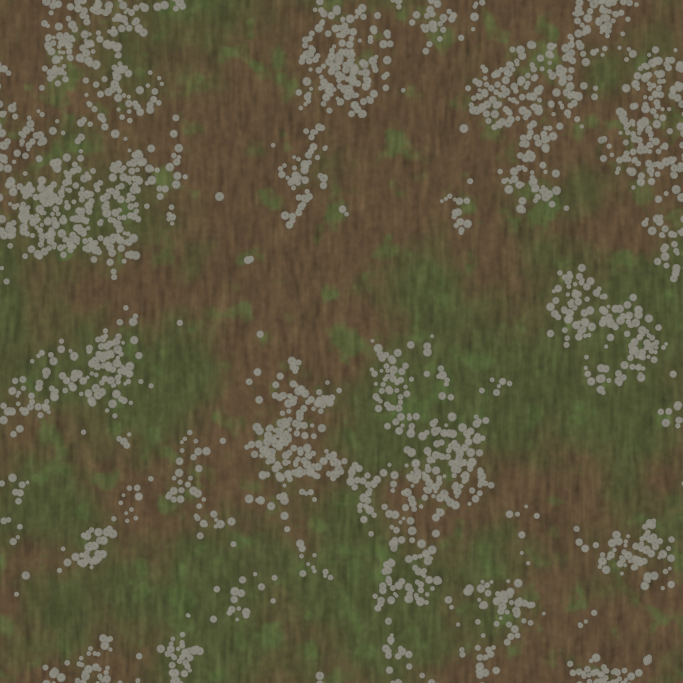
#> input picture sim/assets/generated/marine_growth/diff.jpg, 2048 x 2048 px, found by its file name (shown at 1/3 size)
$ python texture_sheet.py
#> lines starting #> are read from the running program, lines starting #| are printed output that depends on the picture
from __future__ import annotations

from pathlib import Path

from PIL import Image, ImageDraw, ImageFont

SIM_DIR = Path(__file__).resolve().parents[1]
TEXTURES = SIM_DIR / "assets" / "third_party" / "textures"
GENERATED = SIM_DIR / "assets" / "generated"
OUT = SIM_DIR / "output" / "texture_sheet.png"

TILE = 300
LABEL = 62
GAP = 14
COLUMNS = 4
USED_BY = {
    "metal_plate": "Full rig: floor relief",
    "box_profile_metal_sheet": "Not used yet",
    "rusty_metal_grid": "Not used yet",
    "worn_corrugated_iron": "Full rig: building walls",
    "concrete_floor_damaged_01": "Full rig: leg relief",
    "metal_grate_rusty": "Deck scene",
    "rusty_metal_02": "Deck scene",
    "rusty_painted_metal": "Deck scene",
    "green_metal_rust": "Deck scene",
    "blue_metal_plate": "Deck scene",
    "rust_coarse_01": "Deck scene",
}

entries = [(folder.name, folder / "diff.jpg", USED_BY.get(folder.name, "Not used yet")) for folder in sorted(TEXTURES.iterdir())]
entries.append(("sea_normal", GENERATED / "sea_normal.png", "Full rig: sea ripples"))
entries.append(("gauge_dial", GENERATED / "gauge_dial.png", "Full rig: gauges"))

rows = (len(entries) + COLUMNS - 1) // COLUMNS
sheet = Image.new(
    "RGB",
    (COLUMNS * (TILE + GAP) + GAP, rows * (TILE + LABEL + GAP) + GAP),
    (24, 26, 29),
)
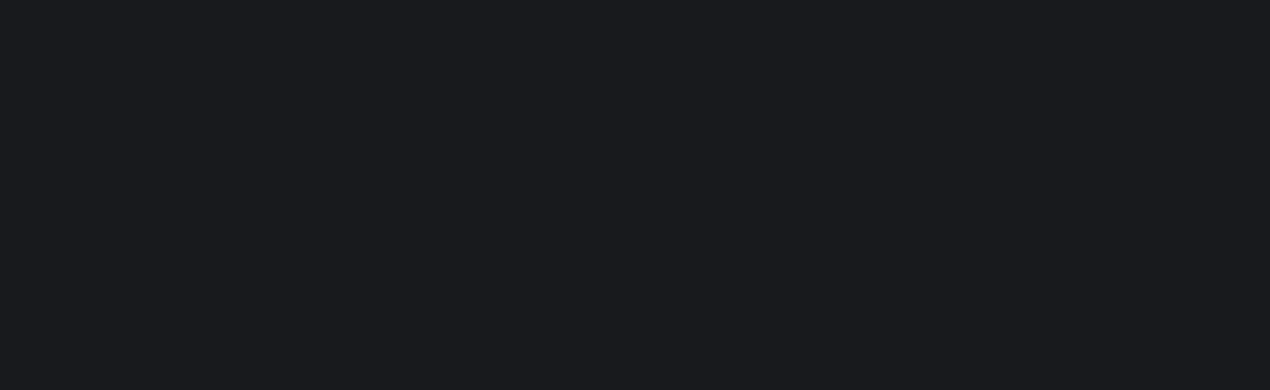
#> sheet: PIL image 1270x390 RGB; mean R, G, B 24, 26, 29
draw = ImageDraw.Draw(sheet)
try:
    title = ImageFont.truetype("arialbd.ttf", 18)
    detail = ImageFont.truetype("arial.ttf", 15)
except OSError:
    title = detail = ImageFont.load_default()

for index, (name, path, used) in enumerate(entries):
    x = GAP + (index % COLUMNS) * (TILE + GAP)
    y = GAP + (index // COLUMNS) * (TILE + LABEL + GAP)
    sheet.paste(Image.open(path).convert("RGB").resize((TILE, TILE)), (x, y))
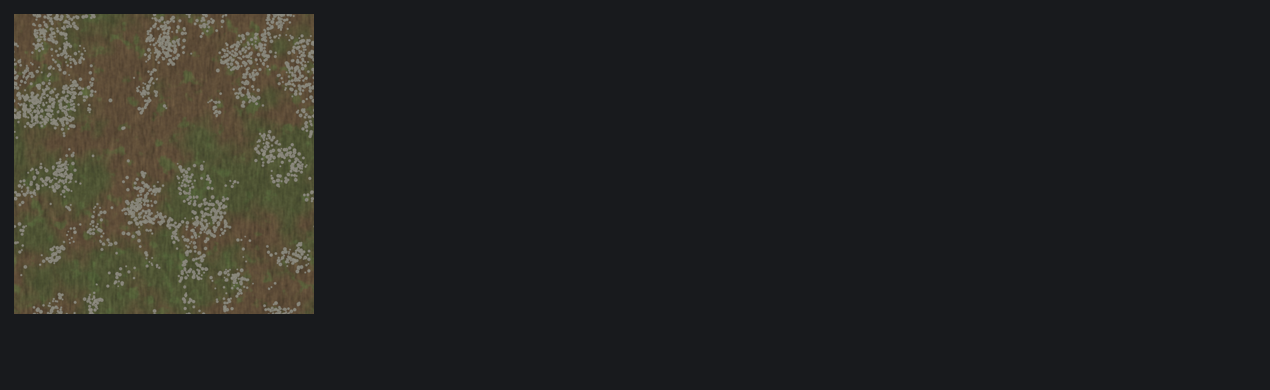
#> sheet: PIL image 1270x390 RGB; mean R, G, B 36.6, 37.2, 35.3
    draw.text((x, y + TILE + 8), name, fill=(240, 240, 240), font=title)
    draw.text((x, y + TILE + 33), used, fill=(170, 176, 182), font=detail)
#> pass 2 of the loop `for index, (name, path, used) in enumerate(entries):`:
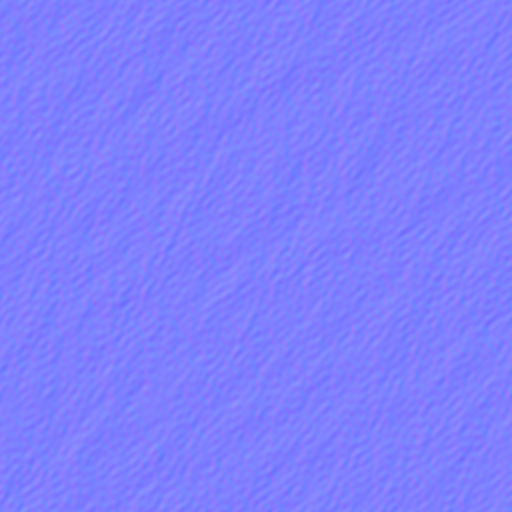
#> input picture sim/assets/generated/sea_normal.png, 1024 x 1024 px (shown at 1/2 size)
#> `sheet.paste(Image.open(path).convert("RGB").resize((TILE, TILE)), (x, ..`:
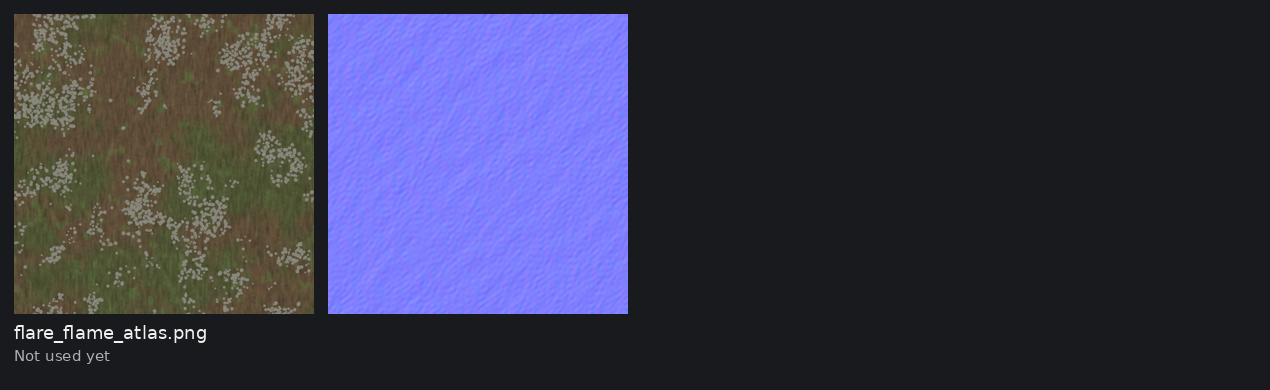
#> sheet: PIL image 1270x390 RGB; mean R, G, B 55.8, 56, 76.6
#> pass 3 of the loop `for index, (name, path, used) in enumerate(entries):`:
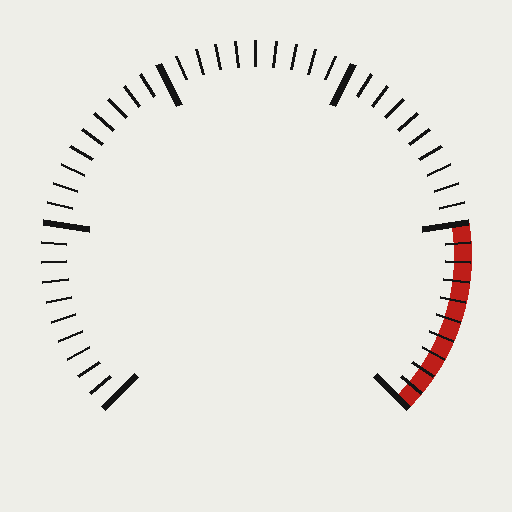
#> input picture sim/assets/generated/gauge_dial.png, 512 x 512 px
#> `sheet.paste(Image.open(path).convert("RGB").resize((TILE, TILE)), (x, ..`:
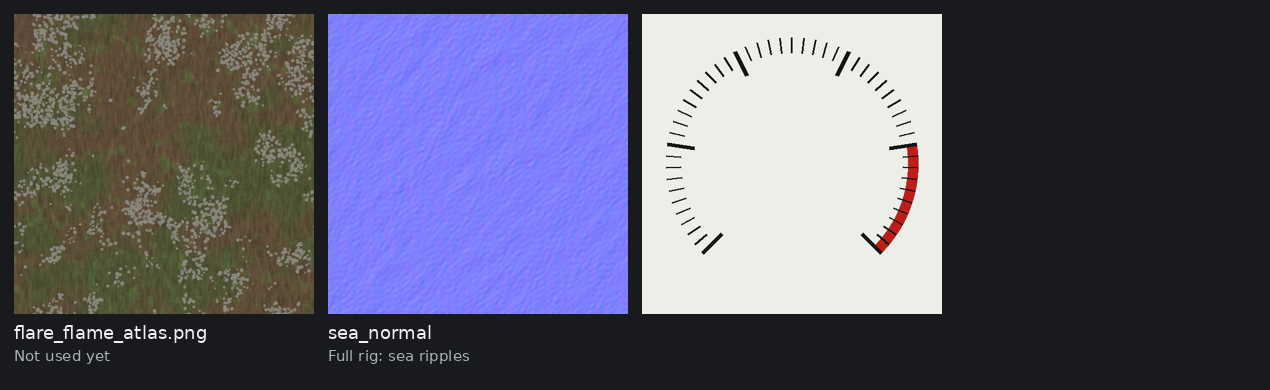
#> sheet: PIL image 1270x390 RGB; mean R, G, B 94.1, 93.6, 112.6

OUT.parent.mkdir(parents=True, exist_ok=True)
sheet.save(OUT)
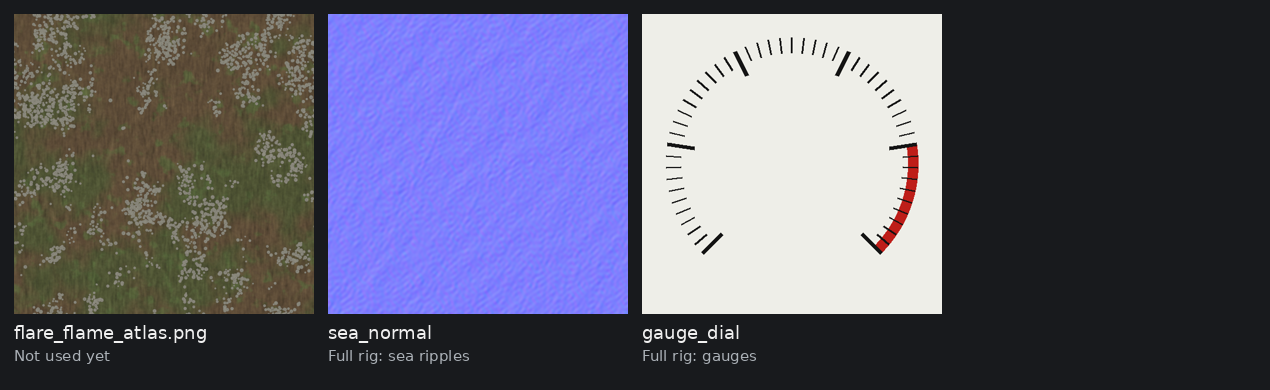
#> saved as texture_sheet.png: PIL image 1270x390 RGB; mean R, G, B 94.4, 93.9, 112.9
print(f"SHEET_WRITTEN {OUT} entries={len(entries)}")
